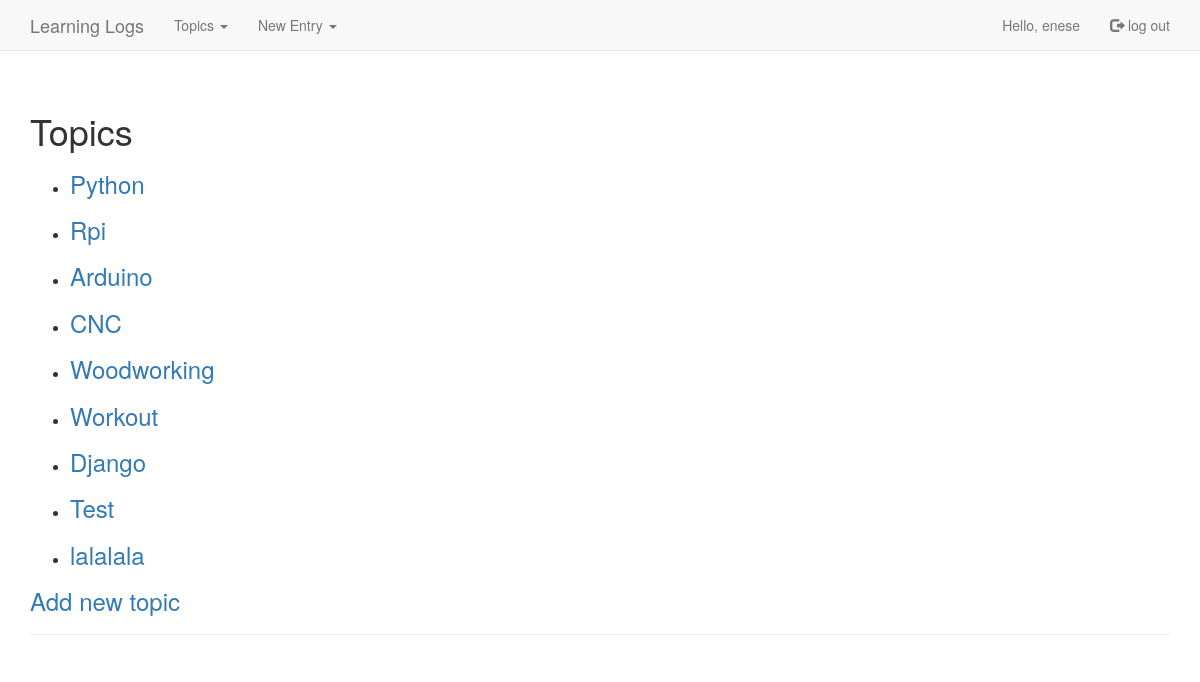
Page /topics/ (signed in) on the earlier database version.
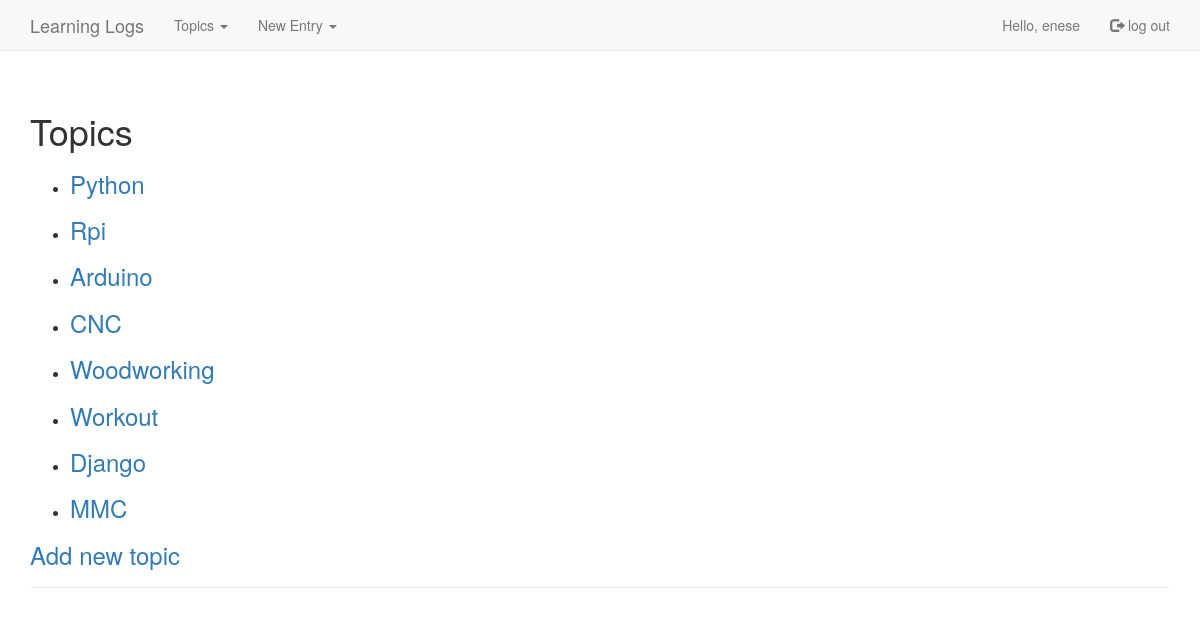
Same page on the later database version.
### LearningLogs/models.py (models this page shows, shortened)
class Topic(models.Model):
    text = models.CharField(max_length=200)
    slug = models.SlugField()
    date_added = models.DateTimeField(auto_now_add=True)
    owner = models.ForeignKey(User)
    def __str__(self):
        return self.text

### LearningLogs/views.py (the view)
# urls.py: url(r'^topics/$',views.topics,name='topics'),
@login_required
def topics(request):
    topics = Topic.objects.filter(owner=request.user).order_by("date_added")
    context = {'topics':topics}
    return render(request,'LearningLogs/topics.html',context)

### LearningLogs/context_processors.py (called while the page is built)
def add_variables_to_context(request):
    topic = Topic.objects.all()
    return{"MenuTopics": topic}

### templates/LearningLogs/topics.html
{% extends "LearningLogs/base.html" %}
{% block header %}
<h1>Topics</h1>
{% endblock header %}
{% block content %}
  <ul>
    {% for topic in topics %}
      <li>
        <h3>
            <a href="{% url 'LearningLogs:topic' topic.slug %}">{{ topic }}</a>
        </h3>
	  </li>
    {% empty %}
      <li>No topics have been added yet.</li>
    {% endfor %}
  </ul>
  <h3><a href="{% url 'LearningLogs:new_topic' %}">Add new topic</a></h3>
{% endblock content %}

Differences in the rows shown:
removed Topic: text "Test"
removed Topic: text "lalalala"
added Topic: text "MMC"
